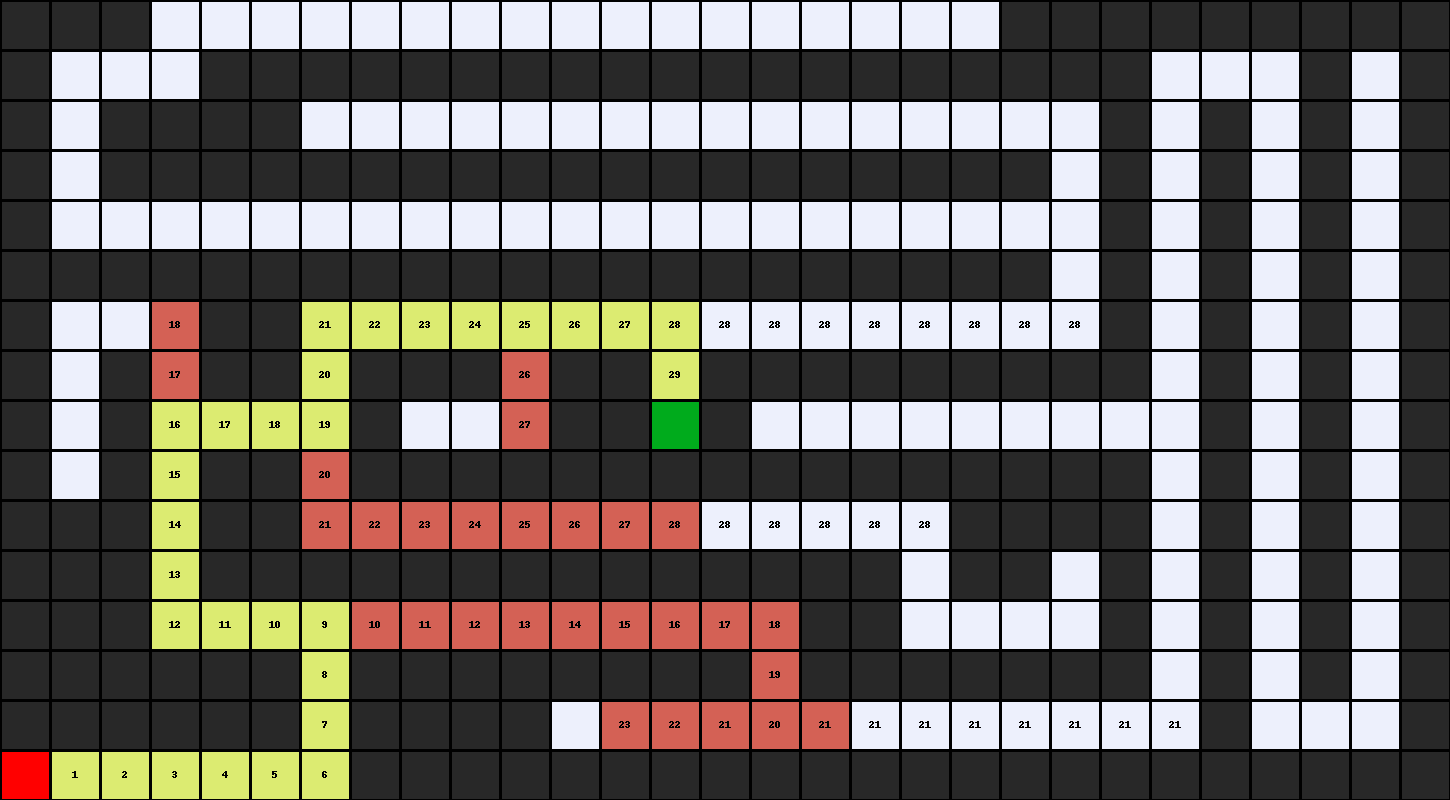

This figure's Python source:
import sys
from queue import PriorityQueue
from PIL import Image, ImageDraw

class Node():
    def __init__(self, state, parent, action, cost, priority):
        self.state = state
        self.parent = parent
        self.action = action
        self.cost = cost
        self.priority = priority

    def __lt__(self, other):
        return self.priority < other.priority

class MazeAStar():
    def __init__(self, filename):
        with open(filename) as f:
            contents = f.read()

        if contents.count("A") != 1:
            raise Exception("Maze must have exactly one start point")
        if contents.count("B") != 1:
            raise Exception("Maze must have exactly one goal")

        contents = contents.splitlines()
        self.height = len(contents)
        self.width = max(len(line) for line in contents)

        self.walls = []
        for i in range(self.height):
            row = []
            for j in range(self.width):
                try:
                    if contents[i][j] == "A":
                        self.start = (i, j)
                        row.append(False)
                    elif contents[i][j] == "B":
                        self.goal = (i, j)
                        row.append(False)
                    elif contents[i][j] == " ":
                        row.append(False)
                    else:
                        row.append(True)
                except IndexError:
                    row.append(False)
            self.walls.append(row)

        self.solution = None
        self.cost_to_reach = {}  # Costları saklamak için bir sözlük

    def print(self):
        solution = self.solution[1] if self.solution is not None else None
        print()
        for i, row in enumerate(self.walls):
            for j, col in enumerate(row):
                if col:
                    print("#", end="")
                elif (i, j) == self.start:
                    print("A", end="")
                elif (i, j) == self.goal:
                    print("B", end="")
                elif solution is not None and (i, j) in solution:
                    print("*", end="")
                else:
                    print(" ", end="")
            print()

    def neighbors(self, state):
        row, col = state
        candidates = [
            ("up", (row - 1, col)),
            ("down", (row + 1, col)),
            ("left", (row, col - 1)),
            ("right", (row, col + 1))
        ]

        result = []
        for action, (r, c) in candidates:
            if 0 <= r < self.height and 0 <= c < self.width and not self.walls[r][c]:
                result.append((action, (r, c)))
        return result

    def heuristic(self, state):
        return abs(state[0] - self.goal[0]) + abs(state[1] - self.goal[1])

    def solve(self):
        self.num_explored = 0
        start = Node(state=self.start, parent=None, action=None, cost=0, priority=0)
        frontier = PriorityQueue()
        frontier.put((0, start))
        self.explored = set()
        self.cost_to_reach[self.start] = 0  # Başlangıç durumu için cost

        while not frontier.empty():
            _, node = frontier.get()
            self.num_explored += 1

            if node.state == self.goal:
                actions = []
                cells = []
                while node.parent is not None:
                    actions.append(node.action)
                    cells.append(node.state)
                    node = node.parent
                actions.reverse()
                cells.reverse()
                self.solution = (actions, cells, self.cost_to_reach[self.goal])
                return

            self.explored.add(node.state)

            for action, state in self.neighbors(node.state):
                if state not in self.explored:
                    if state not in self.cost_to_reach or node.cost + 1 < self.cost_to_reach[state]:
                        self.cost_to_reach[state] = node.cost + 1
                        priority = self.cost_to_reach[state] + self.heuristic(state)
                        child = Node(state=state, parent=node, action=action, cost=node.cost + 1, priority=priority)
                        frontier.put((priority, child))

    def output_image(self, filename, show_solution=True, show_explored=False):
        cell_size = 50
        cell_border = 2
        img = Image.new("RGBA", (self.width * cell_size, self.height * cell_size), "black")
        draw = ImageDraw.Draw(img)
        solution = self.solution[1] if self.solution is not None else None

        for i, row in enumerate(self.walls):
            for j, col in enumerate(row):
                if col:
                    fill = (40, 40, 40)
                    text = None  # text değişkenini tanımla
                elif (i, j) == self.start:
                    fill = (255, 0, 0)
                    text = None  # text değişkenini tanımla
                elif (i, j) == self.goal:
                    fill = (0, 171, 28)
                    text = None  # text değişkenini tanımla
                elif solution is not None and show_solution and (i, j) in solution:
                    fill = (220, 235, 113)
                    cost = self.cost_to_reach.get((i, j), 0)
                    text = str(cost)
                elif solution is not None and show_explored and (i, j) in self.explored:
                    fill = (212, 97, 85)
                    cost = self.cost_to_reach.get((i, j), 0)
                    text = str(cost)
                else:
                    fill = (237, 240, 252)

                draw.rectangle(
                    [(j * cell_size + cell_border, i * cell_size + cell_border),
                    ((j + 1) * cell_size - cell_border, (i + 1) * cell_size - cell_border)],
                    fill=fill)

                if text is not None:  # text değişkenini kontrol et ve yalnızca tanımlandığında kullan
                    text_width, text_height = draw.textsize(text)
                    text_x = (j * cell_size + cell_size / 2) - text_width / 2
                    text_y = (i * cell_size + cell_size / 2) - text_height / 2
                    draw.text((text_x, text_y), text, fill="black")


        img.save(filename)

if len(sys.argv) != 2:
    sys.exit("Usage: python maze.py maze.txt")

m = MazeAStar(sys.argv[1])
print("Maze:")
m.print()
print("Solving...")
m.solve()
print("States Explored:", m.num_explored)
print("Solution:")
m.print()
m.output_image("maze.png", show_solution=True, show_explored=True)
